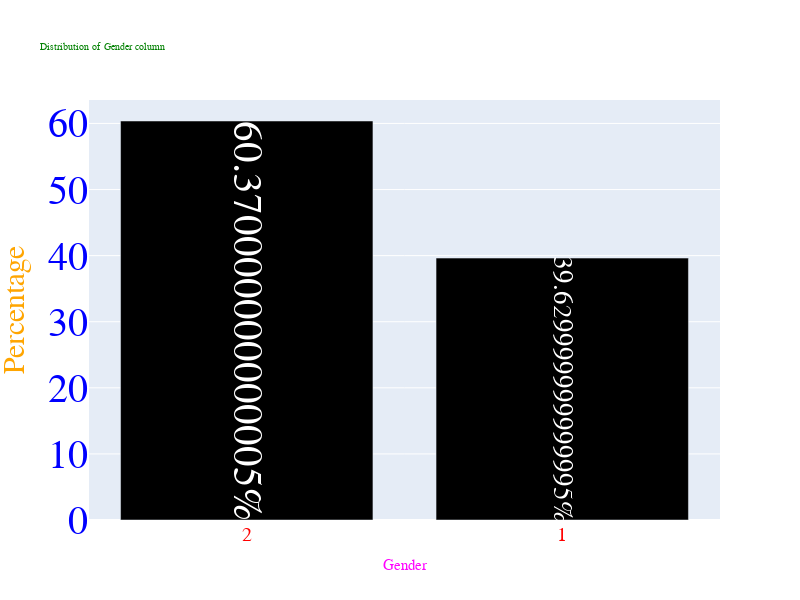

The notebook cell this image was saved under:
### Code cell
# create a table with value counts
temp = df.GENDER.value_counts()
# creating a Bar chart object of plotly
data = [go.Bar(
        x=temp.index.astype(str), # x axis values
        y=np.round(temp.values.astype(float)/temp.values.sum(),4)*100, # y axis values
        text = ['{}%'.format(i) for i in np.round(temp.values.astype(float)/temp.values.sum(),4)*100],
    # text to be displayed on the bar, we are doing this to display the '%' symbol along with the number on the bar
        textposition = 'inside', # specify at which position on the bar the text should appear
    marker = dict(color = '#000000'),)] # change color of the bar
# color used here Black

# these are used to define the layout options

layout = go.Layout(
    autosize=False, # auto size the graph? use False if you are specifying the height and width
    width=800, # height of the figure in pixels
    height=600, # height of the figure in pixels
    title = "Distribution of {} column".format('Gender'), # title of the figure
    
    # more granular control on the title font 
    titlefont=dict( 
        family='Courier New, monospace', # font family
        size=10, # size of the font
        color='green' # color of the font
    ),
    
    
    # granular control on the axes objects 
    xaxis=dict(title='Gender', titlefont=dict(size=15,color="magenta"),
        
               tickfont=dict(
                   family='Courier New, monospace', # font family
                   size=20, # size of ticks displayed on the x axis
                   color='red'  # color of the font
        )
    ),
    
    
    yaxis=dict(title='Percentage', titlefont=dict(size=30,color='orange'),
               
               tickfont=dict(
                   family='Courier New, monospace', # font family
                   size=40, # size of ticks displayed on the y axis
                   color='blue' # color of the font
        )
    ),
    
    
    font = dict(
        family='Courier New, monospace', # font family
        color = "#FF00FF",# color of the font
        size = 60 # size of the font displayed on the bar
        )  
    )

fig = go.Figure(data=data, layout=layout)
iplot(fig)

del temp

### Figure 1 — Plotly figure (JSON) as saved in the notebook; plotly's stock layout.template omitted (floating-point values rounded to 4 significant figures)
{"data": [{"marker": {"color": "#000000"}, "text": ["60.370000000000005%", "39.629999999999995%"], "textposition": "inside", "type": "bar", "x": ["2", "1"], "y": [60.37, 39.63]}], "layout": {"autosize": false, "font": {"color": "#FF00FF", "family": "Courier New, monospace", "size": 60}, "height": 600, "title": {"font": {"color": "green", "family": "Courier New, monospace", "size": 10}, "text": "Distribution of Gender column"}, "width": 800, "xaxis": {"tickfont": {"color": "red", "family": "Courier New, monospace", "size": 20}, "title": {"font": {"color": "magenta", "size": 15}, "text": "Gender"}}, "yaxis": {"tickfont": {"color": "blue", "family": "Courier New, monospace", "size": 40}, "title": {"font": {"color": "orange", "size": 30}, "text": "Percentage"}}}}
